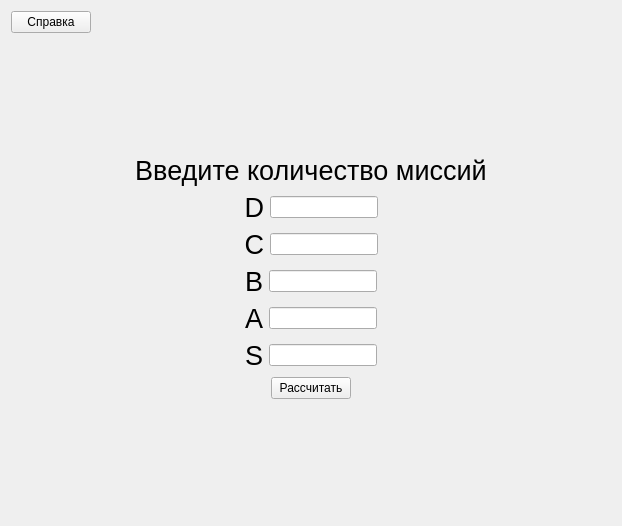
<?xml version="1.0" encoding="UTF-8"?>
<ui version="4.0">
 <class>Widget</class>
 <widget class="QWidget" name="Widget">
  <property name="geometry">
   <rect>
    <x>0</x>
    <y>0</y>
    <width>622</width>
    <height>526</height>
   </rect>
  </property>
  <property name="sizePolicy">
   <sizepolicy hsizetype="Maximum" vsizetype="Maximum">
    <horstretch>0</horstretch>
    <verstretch>0</verstretch>
   </sizepolicy>
  </property>
  <property name="windowTitle">
   <string>Widget</string>
  </property>
  <layout class="QVBoxLayout" name="verticalLayout_3">
   <item>
    <widget class="QPushButton" name="pushButton_2">
     <property name="sizePolicy">
      <sizepolicy hsizetype="Maximum" vsizetype="Fixed">
       <horstretch>0</horstretch>
       <verstretch>0</verstretch>
      </sizepolicy>
     </property>
     <property name="text">
      <string>Справка</string>
     </property>
    </widget>
   </item>
   <item>
    <spacer name="verticalSpacer_2">
     <property name="orientation">
      <enum>Qt::Vertical</enum>
     </property>
     <property name="sizeHint" stdset="0">
      <size>
       <width>20</width>
       <height>40</height>
      </size>
     </property>
    </spacer>
   </item>
   <item>
    <layout class="QVBoxLayout" name="verticalLayout_2">
     <item alignment="Qt::AlignHCenter">
      <widget class="QLabel" name="label">
       <property name="font">
        <font>
         <pointsize>20</pointsize>
        </font>
       </property>
       <property name="text">
        <string>Введите количество миссий</string>
       </property>
       <property name="alignment">
        <set>Qt::AlignCenter</set>
       </property>
      </widget>
     </item>
     <item>
      <layout class="QVBoxLayout" name="verticalLayout">
       <item>
        <layout class="QHBoxLayout" name="horizontalLayout">
         <item>
          <spacer name="horizontalSpacer">
           <property name="orientation">
            <enum>Qt::Horizontal</enum>
           </property>
           <property name="sizeHint" stdset="0">
            <size>
             <width>40</width>
             <height>20</height>
            </size>
           </property>
          </spacer>
         </item>
         <item alignment="Qt::AlignHCenter">
          <widget class="QLabel" name="label_5">
           <property name="sizePolicy">
            <sizepolicy hsizetype="Maximum" vsizetype="Preferred">
             <horstretch>0</horstretch>
             <verstretch>0</verstretch>
            </sizepolicy>
           </property>
           <property name="sizeIncrement">
            <size>
             <width>0</width>
             <height>5</height>
            </size>
           </property>
           <property name="baseSize">
            <size>
             <width>0</width>
             <height>0</height>
            </size>
           </property>
           <property name="font">
            <font>
             <pointsize>20</pointsize>
            </font>
           </property>
           <property name="text">
            <string>D</string>
           </property>
           <property name="alignment">
            <set>Qt::AlignRight|Qt::AlignTrailing|Qt::AlignVCenter</set>
           </property>
          </widget>
         </item>
         <item alignment="Qt::AlignHCenter">
          <widget class="QLineEdit" name="lineEdit_D">
           <property name="sizePolicy">
            <sizepolicy hsizetype="Fixed" vsizetype="Fixed">
             <horstretch>0</horstretch>
             <verstretch>0</verstretch>
            </sizepolicy>
           </property>
          </widget>
         </item>
         <item>
          <spacer name="horizontalSpacer_2">
           <property name="orientation">
            <enum>Qt::Horizontal</enum>
           </property>
           <property name="sizeHint" stdset="0">
            <size>
             <width>40</width>
             <height>20</height>
            </size>
           </property>
          </spacer>
         </item>
        </layout>
       </item>
       <item>
        <layout class="QHBoxLayout" name="horizontalLayout_2">
         <item>
          <spacer name="horizontalSpacer_3">
           <property name="orientation">
            <enum>Qt::Horizontal</enum>
           </property>
           <property name="sizeHint" stdset="0">
            <size>
             <width>40</width>
             <height>20</height>
            </size>
           </property>
          </spacer>
         </item>
         <item alignment="Qt::AlignHCenter">
          <widget class="QLabel" name="label_4">
           <property name="sizePolicy">
            <sizepolicy hsizetype="Maximum" vsizetype="Preferred">
             <horstretch>0</horstretch>
             <verstretch>0</verstretch>
            </sizepolicy>
           </property>
           <property name="sizeIncrement">
            <size>
             <width>0</width>
             <height>5</height>
            </size>
           </property>
           <property name="baseSize">
            <size>
             <width>0</width>
             <height>0</height>
            </size>
           </property>
           <property name="font">
            <font>
             <pointsize>20</pointsize>
            </font>
           </property>
           <property name="text">
            <string>C</string>
           </property>
           <property name="alignment">
            <set>Qt::AlignRight|Qt::AlignTrailing|Qt::AlignVCenter</set>
           </property>
          </widget>
         </item>
         <item alignment="Qt::AlignHCenter">
          <widget class="QLineEdit" name="lineEdit_C">
           <property name="sizePolicy">
            <sizepolicy hsizetype="Fixed" vsizetype="Fixed">
             <horstretch>0</horstretch>
             <verstretch>0</verstretch>
            </sizepolicy>
           </property>
          </widget>
         </item>
         <item>
          <spacer name="horizontalSpacer_7">
           <property name="orientation">
            <enum>Qt::Horizontal</enum>
           </property>
           <property name="sizeHint" stdset="0">
            <size>
             <width>40</width>
             <height>20</height>
            </size>
           </property>
          </spacer>
         </item>
        </layout>
       </item>
       <item>
        <layout class="QHBoxLayout" name="horizontalLayout_3">
         <item>
          <spacer name="horizontalSpacer_4">
           <property name="orientation">
            <enum>Qt::Horizontal</enum>
           </property>
           <property name="sizeHint" stdset="0">
            <size>
             <width>40</width>
             <height>20</height>
            </size>
           </property>
          </spacer>
         </item>
         <item alignment="Qt::AlignHCenter">
          <widget class="QLabel" name="label_3">
           <property name="sizePolicy">
            <sizepolicy hsizetype="Maximum" vsizetype="Preferred">
             <horstretch>0</horstretch>
             <verstretch>0</verstretch>
            </sizepolicy>
           </property>
           <property name="sizeIncrement">
            <size>
             <width>0</width>
             <height>5</height>
            </size>
           </property>
           <property name="baseSize">
            <size>
             <width>0</width>
             <height>0</height>
            </size>
           </property>
           <property name="font">
            <font>
             <pointsize>20</pointsize>
            </font>
           </property>
           <property name="text">
            <string>B</string>
           </property>
           <property name="alignment">
            <set>Qt::AlignRight|Qt::AlignTrailing|Qt::AlignVCenter</set>
           </property>
          </widget>
         </item>
         <item alignment="Qt::AlignHCenter">
          <widget class="QLineEdit" name="lineEdit_B">
           <property name="sizePolicy">
            <sizepolicy hsizetype="Fixed" vsizetype="Fixed">
             <horstretch>0</horstretch>
             <verstretch>0</verstretch>
            </sizepolicy>
           </property>
          </widget>
         </item>
         <item>
          <spacer name="horizontalSpacer_8">
           <property name="orientation">
            <enum>Qt::Horizontal</enum>
           </property>
           <property name="sizeHint" stdset="0">
            <size>
             <width>40</width>
             <height>20</height>
            </size>
           </property>
          </spacer>
         </item>
        </layout>
       </item>
       <item>
        <layout class="QHBoxLayout" name="horizontalLayout_4">
         <item>
          <spacer name="horizontalSpacer_5">
           <property name="orientation">
            <enum>Qt::Horizontal</enum>
           </property>
           <property name="sizeHint" stdset="0">
            <size>
             <width>40</width>
             <height>20</height>
            </size>
           </property>
          </spacer>
         </item>
         <item alignment="Qt::AlignHCenter">
          <widget class="QLabel" name="label_2">
           <property name="sizePolicy">
            <sizepolicy hsizetype="Maximum" vsizetype="Preferred">
             <horstretch>0</horstretch>
             <verstretch>0</verstretch>
            </sizepolicy>
           </property>
           <property name="sizeIncrement">
            <size>
             <width>0</width>
             <height>5</height>
            </size>
           </property>
           <property name="baseSize">
            <size>
             <width>0</width>
             <height>0</height>
            </size>
           </property>
           <property name="font">
            <font>
             <pointsize>20</pointsize>
            </font>
           </property>
           <property name="text">
            <string>A</string>
           </property>
           <property name="alignment">
            <set>Qt::AlignRight|Qt::AlignTrailing|Qt::AlignVCenter</set>
           </property>
          </widget>
         </item>
         <item alignment="Qt::AlignHCenter">
          <widget class="QLineEdit" name="lineEdit_A">
           <property name="sizePolicy">
            <sizepolicy hsizetype="Fixed" vsizetype="Fixed">
             <horstretch>0</horstretch>
             <verstretch>0</verstretch>
            </sizepolicy>
           </property>
          </widget>
         </item>
         <item>
          <spacer name="horizontalSpacer_9">
           <property name="orientation">
            <enum>Qt::Horizontal</enum>
           </property>
           <property name="sizeHint" stdset="0">
            <size>
             <width>40</width>
             <height>20</height>
            </size>
           </property>
          </spacer>
         </item>
        </layout>
       </item>
       <item>
        <layout class="QHBoxLayout" name="horizontalLayout_5">
         <item>
          <spacer name="horizontalSpacer_6">
           <property name="orientation">
            <enum>Qt::Horizontal</enum>
           </property>
           <property name="sizeHint" stdset="0">
            <size>
             <width>40</width>
             <height>20</height>
            </size>
           </property>
          </spacer>
         </item>
         <item alignment="Qt::AlignHCenter">
          <widget class="QLabel" name="label_6">
           <property name="sizePolicy">
            <sizepolicy hsizetype="Maximum" vsizetype="Preferred">
             <horstretch>0</horstretch>
             <verstretch>0</verstretch>
            </sizepolicy>
           </property>
           <property name="sizeIncrement">
            <size>
             <width>0</width>
             <height>5</height>
            </size>
           </property>
           <property name="baseSize">
            <size>
             <width>0</width>
             <height>0</height>
            </size>
           </property>
           <property name="font">
            <font>
             <pointsize>20</pointsize>
            </font>
           </property>
           <property name="text">
            <string>S</string>
           </property>
           <property name="alignment">
            <set>Qt::AlignRight|Qt::AlignTrailing|Qt::AlignVCenter</set>
           </property>
          </widget>
         </item>
         <item alignment="Qt::AlignHCenter">
          <widget class="QLineEdit" name="lineEdit_S">
           <property name="sizePolicy">
            <sizepolicy hsizetype="Fixed" vsizetype="Fixed">
             <horstretch>0</horstretch>
             <verstretch>0</verstretch>
            </sizepolicy>
           </property>
          </widget>
         </item>
         <item>
          <spacer name="horizontalSpacer_10">
           <property name="orientation">
            <enum>Qt::Horizontal</enum>
           </property>
           <property name="sizeHint" stdset="0">
            <size>
             <width>40</width>
             <height>20</height>
            </size>
           </property>
          </spacer>
         </item>
        </layout>
       </item>
      </layout>
     </item>
     <item alignment="Qt::AlignHCenter">
      <widget class="QPushButton" name="pushButton">
       <property name="sizePolicy">
        <sizepolicy hsizetype="Maximum" vsizetype="Fixed">
         <horstretch>0</horstretch>
         <verstretch>0</verstretch>
        </sizepolicy>
       </property>
       <property name="text">
        <string>Рассчитать</string>
       </property>
      </widget>
     </item>
    </layout>
   </item>
   <item>
    <spacer name="verticalSpacer">
     <property name="orientation">
      <enum>Qt::Vertical</enum>
     </property>
     <property name="sizeHint" stdset="0">
      <size>
       <width>20</width>
       <height>40</height>
      </size>
     </property>
    </spacer>
   </item>
  </layout>
 </widget>
 <resources/>
 <connections/>
</ui>
